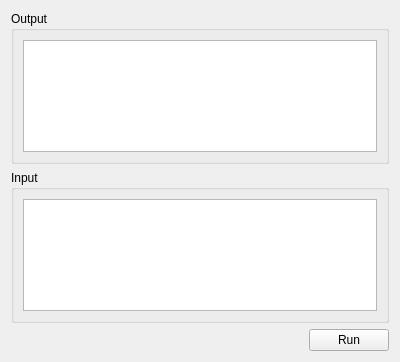
<?xml version="1.0" encoding="UTF-8"?>
<ui version="4.0">
 <class>EgtPythonConsoleDialog</class>
 <widget class="QWidget" name="EgtPythonConsoleDialog">
  <property name="geometry">
   <rect>
    <x>0</x>
    <y>0</y>
    <width>400</width>
    <height>362</height>
   </rect>
  </property>
  <property name="windowTitle">
   <string>EasyGeoTagger Python Console</string>
  </property>
  <layout class="QGridLayout" name="gridLayout">
   <item row="0" column="0" colspan="2">
    <widget class="QGroupBox" name="groupBox">
     <property name="title">
      <string>Output</string>
     </property>
     <layout class="QVBoxLayout" name="verticalLayout">
      <item>
       <widget class="QTextBrowser" name="tbOutput"/>
      </item>
     </layout>
    </widget>
   </item>
   <item row="1" column="0" colspan="2">
    <widget class="QGroupBox" name="groupBox_2">
     <property name="title">
      <string>Input</string>
     </property>
     <layout class="QGridLayout" name="gridLayout_2">
      <item row="0" column="0">
       <widget class="QTextEdit" name="teInput"/>
      </item>
     </layout>
    </widget>
   </item>
   <item row="2" column="0">
    <spacer name="horizontalSpacer">
     <property name="orientation">
      <enum>Qt::Horizontal</enum>
     </property>
     <property name="sizeHint" stdset="0">
      <size>
       <width>293</width>
       <height>20</height>
      </size>
     </property>
    </spacer>
   </item>
   <item row="2" column="1">
    <widget class="QPushButton" name="pbtnRun">
     <property name="text">
      <string>Run</string>
     </property>
    </widget>
   </item>
  </layout>
 </widget>
 <resources/>
 <connections/>
</ui>
